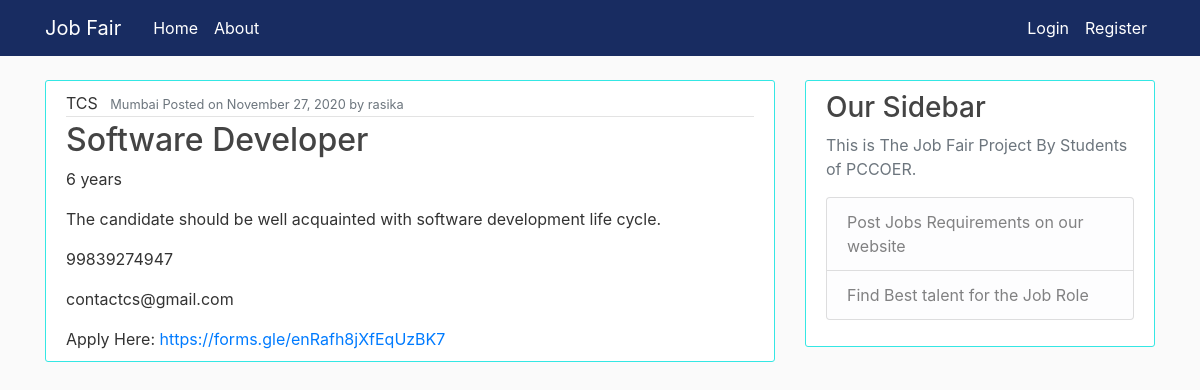
The app's page /jobs/5/, older data.
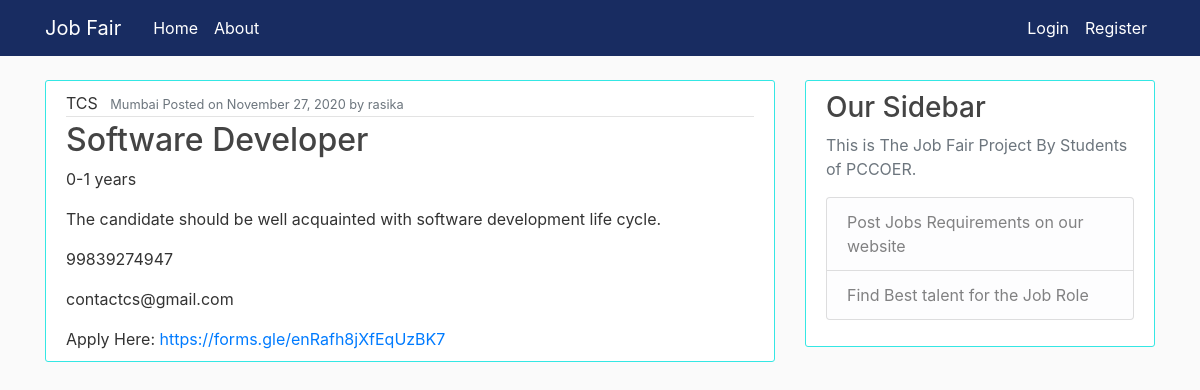
The same page, newer data.
### employer/models.py (models this page shows, shortened)
class Jobs(models.Model):
    companyname = models.CharField(max_length=100)
    dateposted = models.DateTimeField(default=timezone.now)
    jobprofile = models.CharField(max_length=80)
    jobplace = models.CharField(max_length=50)
    experience = models.CharField(max_length=30)
    jobdescription = models.TextField(max_length=400)
    contact = models.IntegerField(null=True)
    email = models.EmailField(max_length=30,null=True)
    author = models.ForeignKey(User, on_delete=models.CASCADE)
    applyHere = models.CharField(max_length=700,null=True)

### employer/views.py (the view)
# urls.py: path('jobs/<int:pk>/', JobsDetailView.as_view(), name='jobs-detail'),
class JobsDetailView(DetailView):
    model = Jobs

### employer/templates/employer/jobs_detail.html (shortened to what this page needs)
{% extends "employer/base.html" %}
{% block content %}
<article class="media content-section">
    <div class="media-body">
        <div class="article-metadata">
            <a class="mr-2">{{ object.companyname }}</a>
            <small class="text-muted">{{ object.jobplace }} Posted on {{ object.dateposted|date:"F d, Y" }} by {{ object.author}}</small>
        </div>
        <h2 class="article-title">{{ object.jobprofile }} </h2>
        <p class="article-content">{{ object.experience }}</p>
        <p class="article-content">{{ object.jobdescription }}</p>
        <p class="article-content">{{ object.contact }}</p>
        <p class="article-content">{{ object.email }}</p>
        Apply Here:
        <a class="article-content" href="{{ object.applyHere }}" id="applylink" target="_blank">{{ object.applyHere }}</a>
    </div>
</article>
{% endblock content%}

### employer/templates/employer/base.html (shortened to what this page needs)
{% load static %}
<!DOCTYPE html>
<html>
<head>
    <link rel="stylesheet" href="https://maxcdn.bootstrapcdn.com/bootstrap/4.0.0/css/bootstrap.min.css"
>
    <link rel="stylesheet" type="text/css" href="{% static 'employer/main.css' %}">
</head>
<body>
    <header class="site-header">
        <nav class="navbar navbar-expand-md navbar-dark bg-steel fixed-top">
            <div class="container">
                <a class="navbar-brand mr-4" href="{% url 'employer-home' %}">Job Fair</a>
                <div class="collapse navbar-collapse" id="navbarToggle">
                    <div class="navbar-nav mr-auto">
                        <a class="nav-item nav-link" href="{% url 'employer-home' %}" id="home">Home</a>
                        <a class="nav-item nav-link" href="{% url 'employer-about' %}" name="about">About</a>
                    </div>
                    <div class="navbar-nav">
                        {% if user.is_authenticated %}
                            <a class="nav-item nav-link" href="{% url 'jobs-create' %}" name="newjob">New Job</a>
                            <a class="nav-item nav-link" href="{% url 'profile' %}" name="profile">Profile</a>
                            <a class="nav-item nav-link" href="{% url 'logout' %}" name="logout">Logout</a>
                        {% else %}
                            <a class="nav-item nav-link" href="{% url 'login' %}">Login</a>
                            <a class="nav-item nav-link" href="{% url 'register' %}">Register</a>
                        {% endif %}
                    </div>
                </div>
            </div>
        </nav>
    </header>
    <main role="main" class="container">
        <div class="row">
            <div class="col-md-8">
                {% block content %}{% endblock %}
            </div>
            <div class="col-md-4">
                <div class="content-section">
                    <h3>Our Sidebar</h3>
                    <p class='text-muted'>This is The Job Fair Project By Students of PCCOER.
                        <ul class="list-group">
                            <li class="list-group-item list-group-item-light">Post Jobs Requirements on our website</li>
                            <li class="list-group-item list-group-item-light">Find Best talent for the Job Role</li>
                        </ul>
                    </p>
                </div>
            </div>
        </div>
    </main>
</body>
</html>

### employer/static/employer/main.css (style rules this page uses)
body { background: #fafafa; color: #333333; margin-top: 5rem; }
h1, h2, h3, h4, h5, h6 { color: #444444; }
ul { margin: 0; }
.bg-steel { background-color: #182C61; }
.site-header .navbar-nav .nav-link { color: #ffffff; }
.site-header .navbar-brand { color: #ffffff; }
.content-section { background: #ffffff; padding: 10px 20px; border: 1px solid #34e7e4; border-radius: 3px; margin-bottom: 20px; }
.article-title { color: #444444; }
.article-content { white-space: pre-line; }
.article-metadata { padding-bottom: 1px; margin-bottom: 4px; border-bottom: 1px solid #e3e3e3 }

Row changes from the older to the newer data that the page shows:
changed Jobs "Software Developer": experience "6 years" → "0-1 years"
